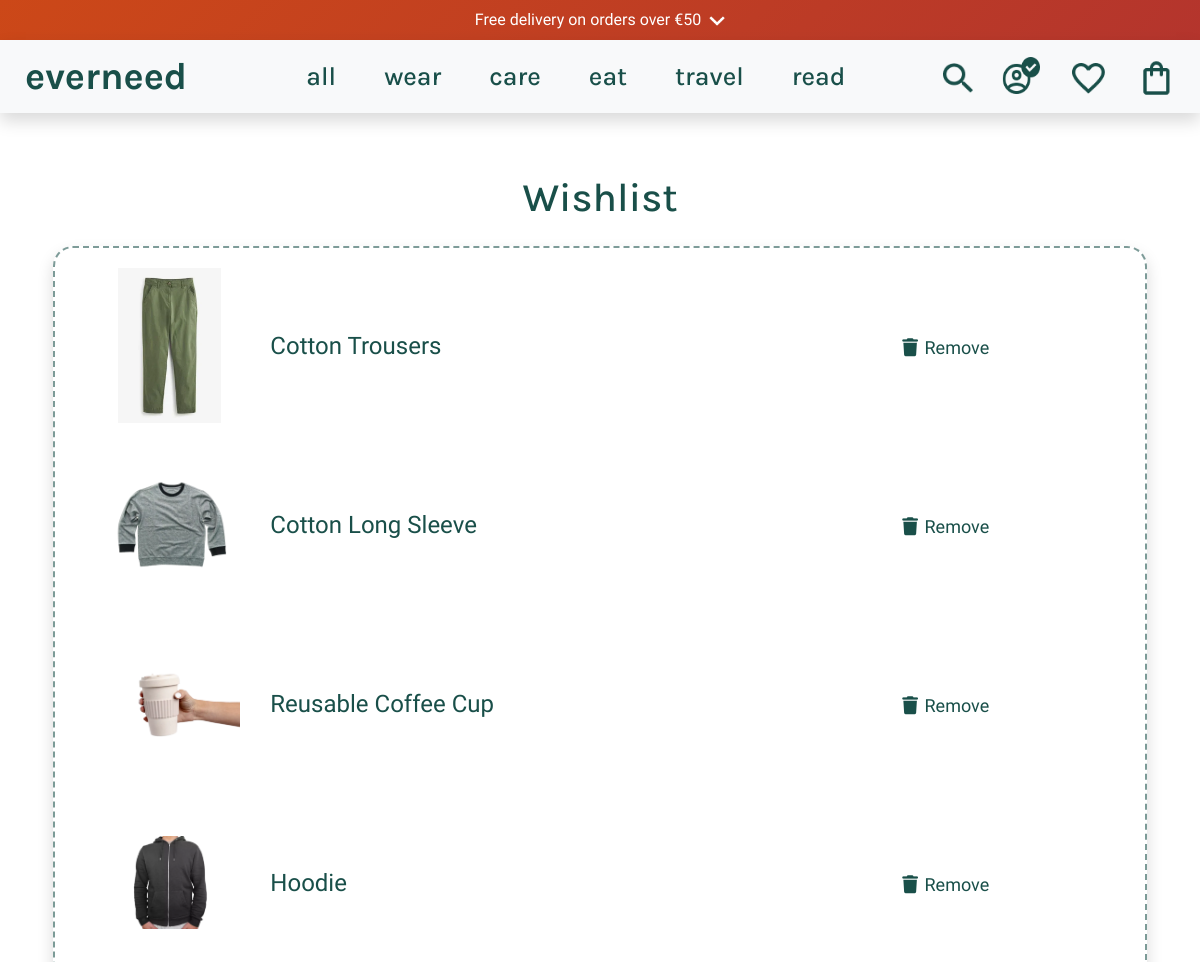
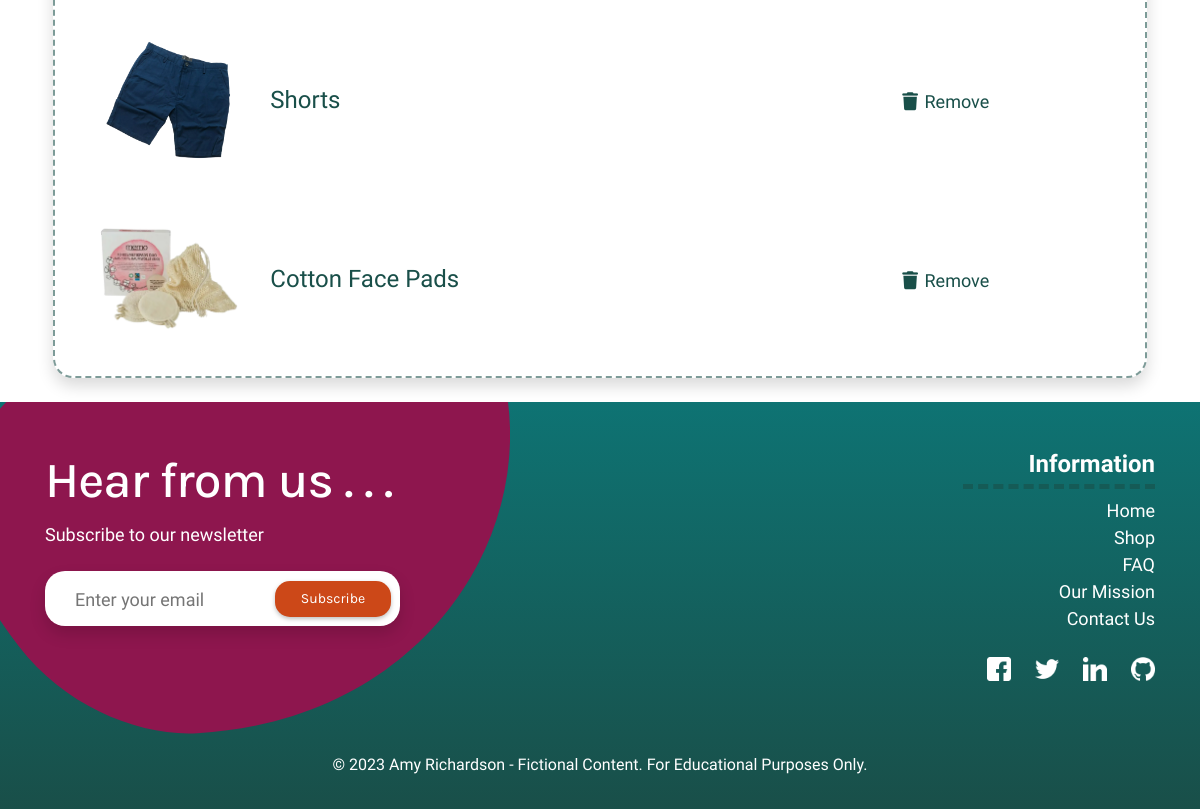
Screenshot of /wishlist/ (signed in) with the database file from the repository (2 pictures, top to bottom).
### wishlist/models.py (models this page shows, shortened)
class Wishlist(models.Model):
    user_profile = models.ForeignKey(UserProfile, on_delete=models.CASCADE,
                                     null=False, blank=False,
                                     related_name='user_wishlist',
                                     default=None)
    product = models.ForeignKey(Product, null=False, blank=False,
                                on_delete=models.CASCADE, default=None)

### products/models.py (models this page shows, shortened)
class Product(models.Model):
    category = models.ForeignKey(
        'Category', null=True, blank=True, on_delete=models.SET_NULL)
    sku = models.CharField(
        max_length=254, null=True, blank=True)
    name = models.CharField(max_length=254)
    description = models.TextField(max_length=1024, default='')
    price = models.DecimalField(max_digits=6, decimal_places=2)
    sale_price = models.DecimalField(
        max_digits=6, decimal_places=2, null=True, blank=True)
    discount = models.DecimalField(
        max_digits=6, decimal_places=2, null=True, blank=True)
    has_sizes = models.BooleanField(default=False, null=True, blank=True)
    ml_sizes = models.BooleanField(default=False, null=True, blank=True)
    is_shoe = models.BooleanField(default=False, null=True, blank=True)
    carbon_fp = models.DecimalField(
        max_digits=6, decimal_places=2, blank=True, null=True)
    carbon_saved = models.DecimalField(
        max_digits=6, decimal_places=2, blank=True, null=True)
    rating = models.DecimalField(max_digits=6, decimal_places=2, null=True,
                                 blank=True)
    image_url = models.URLField(
        max_length=1024, null=True, blank=True)
    image = models.ImageField(null=True, blank=True)
    feature_product = models.BooleanField(default=False, blank=True)
    is_sale = models.BooleanField(default=False)

### wishlist/views.py (the view)
# urls.py: path('wishlist/', include('wishlist.urls')),
@login_required
def wishlist(request):
    user_profile = UserProfile.objects.get(user=request.user)
    user_wishlist = Wishlist.objects.filter(user_profile=user_profile)
    return render(request, 'wishlist/wishlist.html', {'user_wishlist': user_wishlist})

### wishlist/contexts.py (called while the page is built)
def wishlist_items(request):
    wishlist_items = []
    if request.user.is_authenticated:
        user_profile = UserProfile.objects.get(user=request.user)
        wishlist_items = Wishlist.objects.filter(user_profile=user_profile)
    return {
        'user_wishlist': wishlist_items,
    }

### wishlist/templates/wishlist/wishlist.html (shortened to what this page needs)
{% extends 'base.html' %}
{% load static %}
{% block content %}
<div class="container mt-5 text-center">
    <div class="row">
        <h1 class="col section-title my-3">Wishlist</h1>
    </div>
    <div class="row wishlist-border p-2 mb-4 m-2 shadow">
        <div class="col-12">
            {% if user_wishlist %}
            <ul class="list-group">
                {% for item in user_wishlist %}
                <li class="list-group-item">
                    <div class="row align-items-center">
                        <div class="col-2">
                            <a href="{% url 'product_detail' item.product.id %}">
                                {% if item.product.image %}
                                <img class="w-100 wishlist-prod" src="{{ item.product.image.url }}" alt="{{ item.product.name }}">
                                {% else %}
                                <img class="w-100 wishlist-prod" src="{{ MEDIA_URL }}product_placeholder.png"
                                    alt="{{ item.product.name }}">
                                {% endif %}
                            </a>
                        </div>
                        <div class="col-6 text-left">
                            <p class="my-0">{{ item.product.name }}</p>
                        </div>
                        <div class="col-4">
                            <a href="{% url 'remove_from_wishlist' item.product.id %}" class="wishlist-delete">
                                <i class="fas fa-trash wishlist-icon"></i> Remove
                            </a>
                        </div>
                    </div>
                </li>
                {% endfor %}
            </ul>
            {% else %}
            <div class="col-12 text-center my-5">
                <p class="p-txt">Your wishlist is empty.</p>
            </div>
            {% endif %}
        </div>
    </div>
</div>
{% endblock %}

### static/css/base.css (style rules this page uses)
:root { --title: 'Karla', sans-serif; --main-font: 'Inconsolata', monospace; --forest: #194f49; --yellow: #ffc824; --bluegreen: #0e7373; --purple: #8E164E; --gold: #CC4818; --white: #fff; --black: #0d0d0d; }
html { scroll-behavior: smooth; }
body { display: flex; flex-direction: column; overflow: auto; font-family: var(--title); }
h1, h2, h3, h4, h5, h6, header { font-family: var(--title); }
a, a span { color: var(--forest); text-decoration: none !important; }
strong, p, .icon-green { color: var(--forest); }
ul li { list-style-type: none; }
.wishlist-prod { height: 155px; width: 155px; object-fit: contain; }
.wishlist-icon { height: 20px; width: 20px; }
.wishlist-delete { font-size: 18px;; }
.wishlist-border { border: 2px dashed #194f4990; border-radius: 20px; }
.section-title { color: var(--forest); }
.list-group, .list-group-item { border : none; }
.list-group-item { color: var(--forest); font-size: 24px; font-family: var(--main-font); }

### rows the page displays
Wishlist: product.image (picture), product.name "Cotton Trousers"
Wishlist: product.image (picture), product.name "Cotton Long Sleeve"
Wishlist: product.image (picture), product.name "Reusable Coffee Cup"
Wishlist: product.image (picture), product.name "Hoodie"
Wishlist: product.image (picture), product.name "Shorts"
Wishlist: product.image (picture), product.name "Cotton Face Pads"

### other values shown
{{ free_delivery_threshold }} "50"
